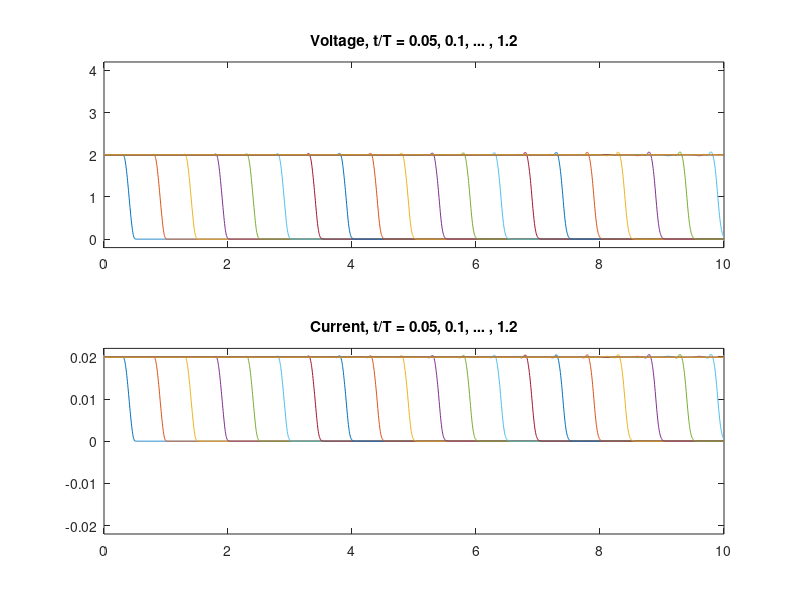

Here is the MATLAB script that generated this plot:
% script RR_Ex10_33_telegraphers_eqns_termination
% Simulates the Telegraphers equations, for different possibilities of termination.
% Renaissance Robotics codebase, Chapter 10, https://github.com/tbewley/RR
% Copyright 2023 by Thomas Bewley, distributed under Modified BSD License.

clear; termination=true      % try both termination=true and termination=false
% R=10; G=0.002;               % Try R=0 and G=0.  Also try R=10 and/or G=0.001.
R=0, G=0
% t1=1e-8, N=200,  Nt=1000;  % Try either these three values...
t1=1e-9, N=2000, Nt=10000;   % ... or (if you are patient) these three values.
L=525e-9; C=52e-12;
Z0=sqrt(L/C), c=1/sqrt(L*C), X=10; T=X/c; h=T/Nt
Delta_x=X/(N+0.5); d=1/Delta_x; A=zeros(2*N,2*N);
figure(1); clf, XV=[0:Delta_x:X]; XI=[Delta_x/2:Delta_x:X];
for i=1:N,
   if i>1, A(2*i-1,2*i-2)= d/L; end, A(2*i-1,2*i-1)=-R/L; A(2*i-1,2*i)=-d/L; 
   if i<N, A(2*i,2*i+1)  =-d/C; end, A(2*i,  2*i  )=-G/C; A(2*i,2*i-1)= d/C;       
end
if termination, A(2*N,2*N)=A(2*N,2*N)-(d/C)/Z0; end
D=sparse(eye(2*N)-A*h/2); E=sparse(eye(2*N)+A*h/2);
n_max=floor(5.050001*T/h); x=zeros(2*N,1); t=0; 
for n=1:n_max
   r=E*x; t=(n-0.5)*h;
   if t<t1, Vleft=(1-cos(pi*t/t1)); else, Vleft=2; end, r(1)=r(1)+(d/L)*h*Vleft;
   x=D\r; t=n*h;
   if termination, Iright=x(2*N)/Z0; else, Iright=0; end
   if mod(n,Nt/20)==0, subplot(2,1,1), plot(XV, [Vleft; x(2:2:2*N)]), axis([0 X -0.2 4.2]), 
                    title(['Voltage, t/T = ',num2str(t/T)]), hold on
                    subplot(2,1,2), plot(XI, [x(1:2:2*N-1); Iright]), axis([0 X -.022 .022]),
                    title(['Current, t/T = ',num2str(t/T)]), hold on, pause(0.2), end
   if termination
      if n==Nt*1.2
         subplot(2,1,1), title(['Voltage, t/T = ',num2str(0.05),', ',num2str(0.1),', ... , ',num2str(t/T)])
         subplot(2,1,2), title(['Current, t/T = ',num2str(0.05),', ',num2str(0.1),', ... , ',num2str(t/T)])
         % print -depsc telegraphers_terminated
         break
     end
   else
      if (n==Nt*1.05) | (n==Nt*1.05) | (n==Nt*1.05) | (n==Nt*1.05)
         subplot(2,1,1), title(['Voltage, t/T = ',num2str(t/T-0.95),', ',num2str(t/T-0.9),', ... , ',num2str(t/T)])
         subplot(2,1,2), title(['Current, t/T = ',num2str(t/T-0.95),', ',num2str(t/T-0.9),', ... , ',num2str(t/T)])
         % print -depsc telegraphers_notermination
         pause, clf
      end
   end
end
